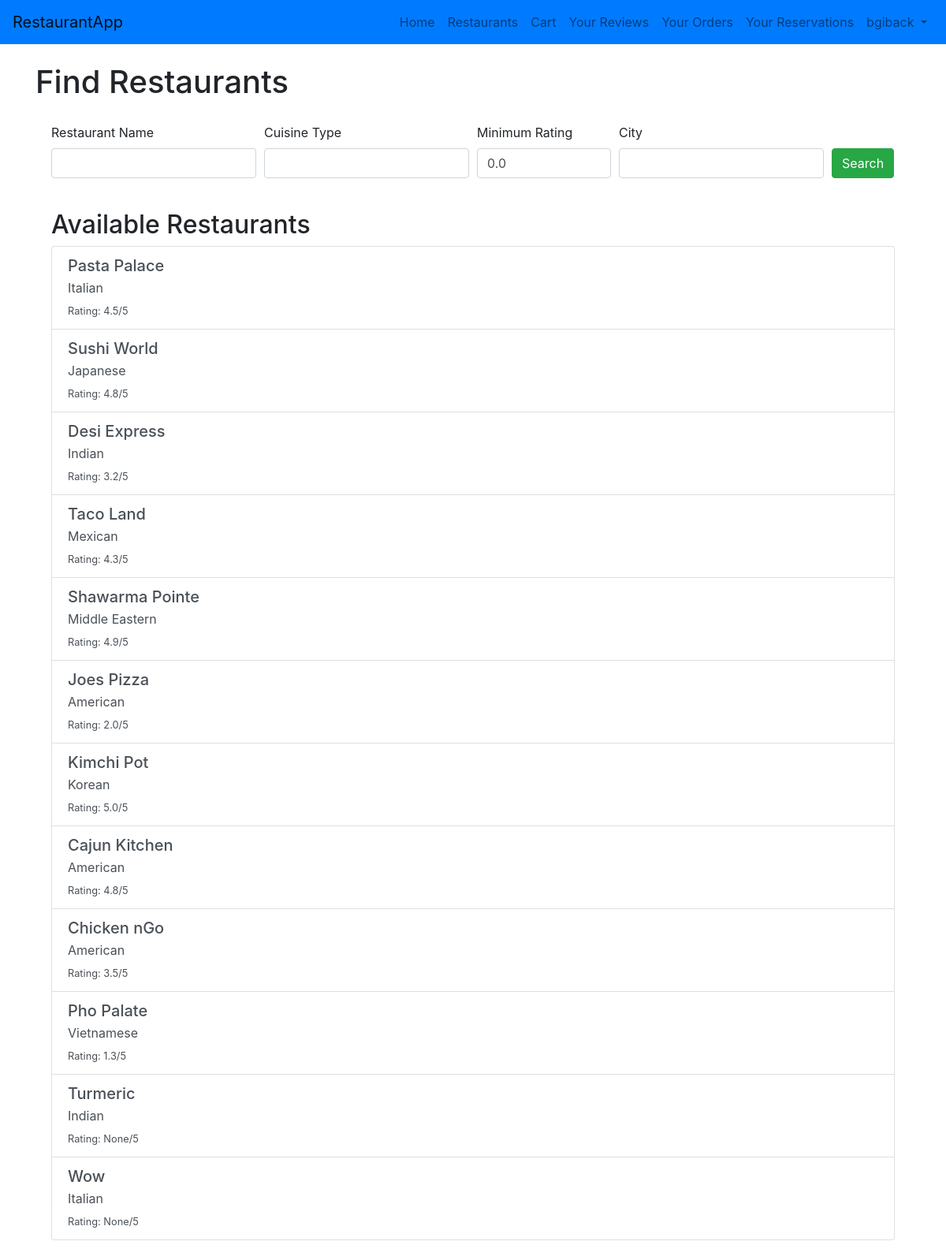
/restaurants (signed in), run on the app's committed database.
### tables this page shows
CREATE TABLE User (
    UserID INTEGER PRIMARY KEY AUTOINCREMENT,
    Name VARCHAR(100),
    Email VARCHAR(100) UNIQUE,
    Password VARCHAR(100),
    Phone VARCHAR(15),
    Location VARCHAR(255),
    Longitude DOUBLE, 
    Latitude DOUBLE,
    Role VARCHAR(50) DEFAULT 'customer', -- 'customer', 'restaurant_admin', 'super_admin'
    ManagedRestaurantID INT,
    FOREIGN KEY (ManagedRestaurantID) REFERENCES Restaurant(RestaurantID)
);

CREATE TABLE "Restaurant" (
    RestaurantID INTEGER PRIMARY KEY AUTOINCREMENT,
    Name VARCHAR(100) NOT NULL,
    Address VARCHAR(255),
    City VARCHAR(100),
    State VARCHAR(50),
    ZipCode VARCHAR(10),
    Website VARCHAR(255),
    Rating DOUBLE,
    CuisineType VARCHAR(50),
    Longitude DOUBLE,
    Latitude DOUBLE,
    NumberOfTables INT,
    MaxPeoplePerTable INT
);

### app.py (the view)
@app.route('/restaurants', methods=['GET', 'POST'])
@login_required
def restaurants():
    form = SearchForm()
    restaurants = []
    if form.validate_on_submit():
        name = form.name.data
        cuisine = form.cuisine_type.data
        rating = form.min_rating.data
        city = form.city.data
        query = 'SELECT * FROM Restaurant WHERE 1=1'
        params = []
        if name:
            query += ' AND Name LIKE ?'
            params.append(f"%{name}%")
        if cuisine:
            query += ' AND CuisineType LIKE ?'
            params.append(f"%{cuisine}%")
        if rating:
            query += ' AND Rating >= ?'
            params.append(float(rating))
        if city:
            query += ' AND City LIKE ?'
            params.append(f"%{city}%")
        conn = get_db_connection()
        restaurants = conn.execute(query, params).fetchall()
        conn.close()
    else:
        conn = get_db_connection()
        restaurants = conn.execute('SELECT * FROM Restaurant').fetchall()
        conn.close()
    return render_template('restaurants.html', restaurants=restaurants, form=form)

### forms.py
class SearchForm(FlaskForm):
    name = StringField('Restaurant Name', validators=[Length(max=100)])
    cuisine_type = StringField('Cuisine Type', validators=[Length(max=50)])
    min_rating = DecimalField(
        'Minimum Rating',
        validators=[Optional(), NumberRange(min=0, max=5)],
        places=1,
        default=0,
    )
    city = StringField('City', validators=[Length(max=100)])  # Added 'city' field
    submit = SubmitField('Search')

### app.py (called while the page is built)
def get_db_connection():
    conn = sqlite3.connect(db_path)
    conn.row_factory = sqlite3.Row
    return conn

@login_manager.user_loader
def load_user(user_id):
    return User.get(user_id)

    @staticmethod
    def get(user_id):
        conn = get_db_connection()
        user = conn.execute('SELECT * FROM User WHERE UserID = ?', (user_id,)).fetchone()
        conn.close()
        if user:
            return User(*user)
        return None

### templates/restaurants.html (shortened to what this page needs)
<!DOCTYPE html>
<html lang="en">
<head>
    <link rel="stylesheet" href="https://stackpath.bootstrapcdn.com/bootstrap/4.5.0/css/bootstrap.min.css">
</head>
<body>
    {% include 'navbar_customer.html' %}
    <div class="container mt-4">
        <h1>Find Restaurants</h1>
        <div class="card-body">
            <form method="POST" action="{{ url_for('restaurants') }}" class="mb-4">
                <div class="form-row">
                    <div class="form-group col-md-3">
                        {{ form.name.label(class="form-label") }}
                        {{ form.name(class="form-control") }}
                    </div>
                    <div class="form-group col-md-3">
                        {{ form.cuisine_type.label(class="form-label") }}
                        {{ form.cuisine_type(class="form-control") }}
                    </div>
                    <div class="form-group col-md-2">
                        {{ form.min_rating.label(class="form-label") }}
                        {{ form.min_rating(class="form-control") }}
                    </div>
                    <div class="form-group col-md-3">
                        {{ form.city.label(class="form-label") }}
                        {{ form.city(class="form-control") }}
                    </div>
                    <div class="form-group col-md-1 align-self-end">
                        {{ form.submit(class="btn btn-success") }}
                    </div>
                </div>
            </form>
            <h2>Available Restaurants</h2>
            {% if restaurants %}
                <div class="list-group">
                    {% for restaurant in restaurants %}
                        <a href="{{ url_for('restaurant_detail', restaurant_id=restaurant.RestaurantID) }}" class="list-group-item list-group-item-action">
                            <h5 class="mb-1">{{ restaurant.Name }}</h5>
                            <p class="mb-1">{{ restaurant.CuisineType }}</p>
                            <small>Rating: {{ restaurant.Rating }}/5</small>
                        </a>
                    {% endfor %}
                </div>
            {% else %}
                <p>No restaurants found matching your criteria.</p>
            {% endif %}
        </div>
    </div>
</body>
</html>

### templates/navbar_customer.html (shortened to what this page needs)
<nav class="navbar navbar-expand-lg navbar-light bg-primary">
    <a class="navbar-brand" href="{{ url_for('home') }}">RestaurantApp</a>
    <div class="collapse navbar-collapse" id="customerNavbar">
        <ul class="navbar-nav ml-auto">
            <li class="nav-item">
                <a class="nav-link " href="{{ url_for('home') }}">Home</a>
            </li>
            <li class="nav-item">
                <a class="nav-link " href="{{ url_for('restaurants') }}">Restaurants</a>
            </li>
            <li class="nav-item">
                <a class="nav-link " href="{{ url_for('cart') }}">Cart</a>
            </li>
            <li class="nav-item">
                <a class="nav-link " href="{{ url_for('reviews_overall') }}">Your Reviews</a>
            </li>
            <li class="nav-item">
                <a class="nav-link " href="{{ url_for('orders_all') }}">Your Orders</a>
            </li>
            <li class="nav-item">
                <a class="nav-link " href="{{ url_for('reservations_all') }}">Your Reservations</a>
            </li>
            <li class="nav-item dropdown">
                <a class="nav-link dropdown-toggle " href="#" id="profileDropdown" role="button" data-toggle="dropdown" aria-haspopup="true" aria-expanded="false">
                    {{ current_user.name }}
                </a>
            </li>
        </ul>
    </div>
</nav>

### data on the page
User: name "bgiback"
Restaurant: Name "Pasta Palace", CuisineType "Italian", Rating "4.5"
Restaurant: Name "Sushi World", CuisineType "Japanese", Rating "4.8"
Restaurant: Name "Desi Express", CuisineType "Indian", Rating "3.2"
Restaurant: Name "Taco Land", CuisineType "Mexican", Rating "4.3"
Restaurant: Name "Shawarma Pointe", CuisineType "Middle Eastern", Rating "4.9"
Restaurant: Name "Joes Pizza", CuisineType "American", Rating "2.0"
Restaurant: Name "Kimchi Pot", CuisineType "Korean", Rating "5.0"
Restaurant: Name "Cajun Kitchen", CuisineType "American", Rating "4.8"
Restaurant: Name "Chicken nGo", CuisineType "American", Rating "3.5"
Restaurant: Name "Pho Palate", CuisineType "Vietnamese", Rating "1.3"
Restaurant: Name "Turmeric", CuisineType "Indian", Rating "None"
Restaurant: Name "Wow", CuisineType "Italian", Rating "None"
